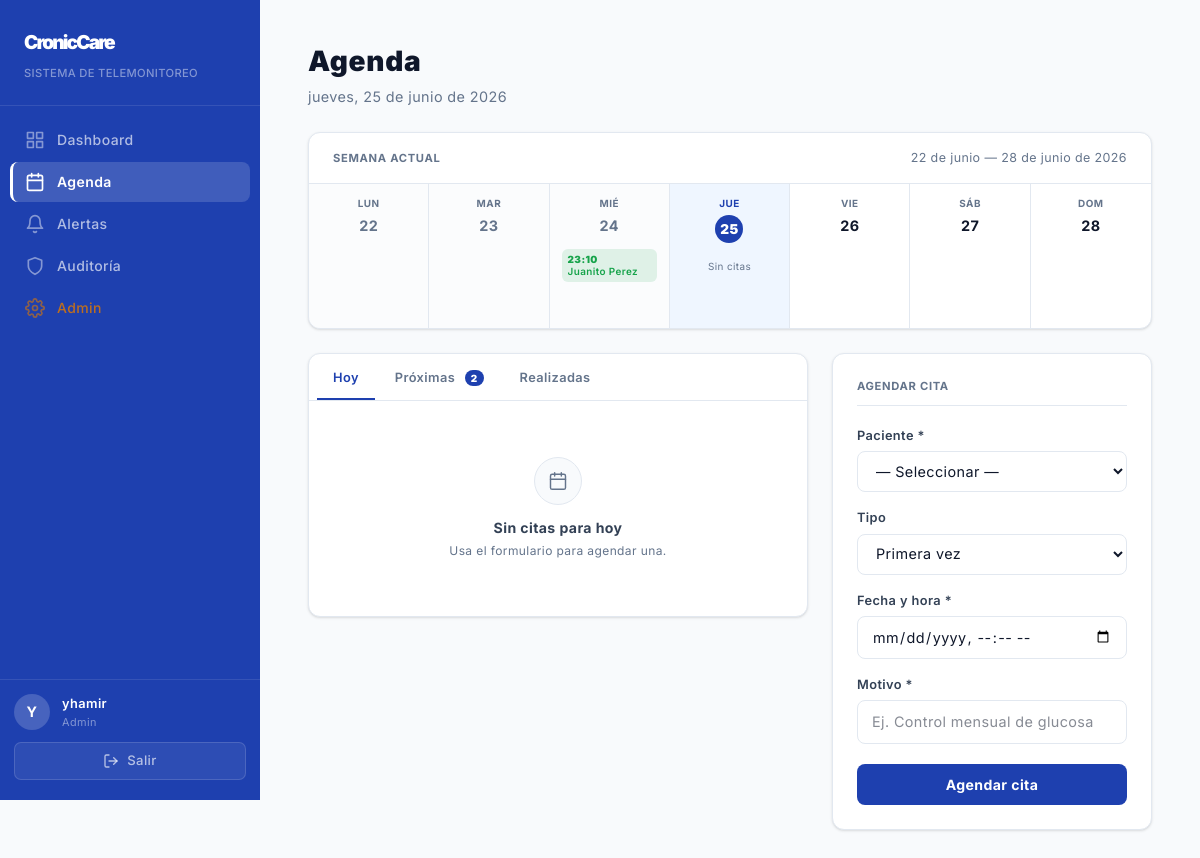
The page /agenda/ (signed in) on the database as committed earlier.
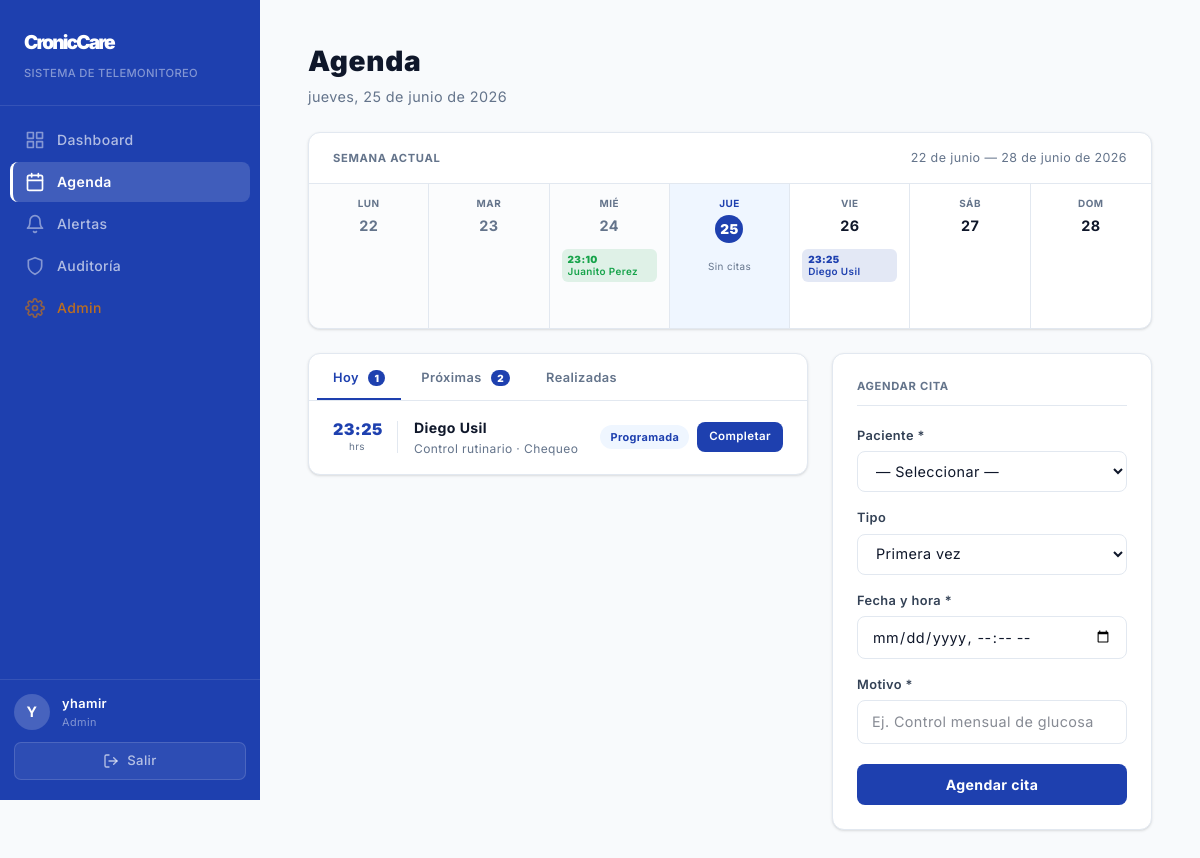
The same page on the database as committed later.
### core/models.py (models this page shows, shortened)
class Consulta(models.Model):
    TIPOS = [
        ('primera_vez', 'Primera vez'),
        ('control', 'Control rutinario'),
        ('seguimiento', 'Seguimiento'),
        ('urgencia', 'Urgencia'),
    ]
    ESTADOS = [
        ('programada', 'Programada'),
        ('realizada', 'Realizada'),
        ('cancelada', 'Cancelada'),
        ('no_asistio', 'No asistió'),
    ]
    paciente = models.ForeignKey(Paciente, on_delete=models.CASCADE, related_name='consultas')
    medico = models.ForeignKey(User, on_delete=models.SET_NULL, null=True, related_name='consultas')
    tipo = models.CharField(max_length=20, choices=TIPOS, default='control')
    estado = models.CharField(max_length=20, choices=ESTADOS, default='programada')
    fecha_hora = models.DateTimeField()
    motivo = models.CharField(max_length=300)
    diagnostico = models.TextField(blank=True)
    indicaciones = models.TextField(blank=True)
    proxima_cita = models.DateField(null=True, blank=True)
    fecha_registro = models.DateTimeField(auto_now_add=True)
    class Meta:
        ordering = ['fecha_hora']

class Paciente(models.Model):
    ENFERMEDADES = [
        ('diabetes_t2', 'Diabetes Tipo 2'),
        ('diabetes_t1', 'Diabetes Tipo 1'),
        ('hipertension', 'Hipertensión Arterial'),
        ('asma', 'Asma'),
        ('epoc', 'EPOC'),
        ('irc', 'Insuficiencia Renal Crónica'),
        ('icc', 'Insuficiencia Cardíaca Crónica'),
        ('artritis', 'Artritis Reumatoide'),
        ('otra', 'Otra'),
    ]
    user = models.OneToOneField(User, on_delete = models.SET_NULL, null = True, blank = True, related_name = 'paciente')
    nombre = models.CharField(max_length = 100)
    dni = models.CharField(max_length = 8, unique = True)
    enfermedad = models.CharField(max_length = 100, choices = ENFERMEDADES)
    fecha_nacimiento = models.DateField(null = True, blank = True)
    telefono = models.CharField(max_length = 15, blank = True)
    fecha_registro = models.DateTimeField(auto_now_add = True)

### core/views/agenda.py (the view)
# urls.py: path('agenda/', views.agenda, name='agenda'),
@login_required
@medico_required
def agenda(request):
    hoy = timezone.localdate()
    if request.method == "POST":
        return _crear_consulta(request, hoy)
    proximas = (
        Consulta.objects
        .filter(estado="programada", fecha_hora__date__gte=hoy)
        .select_related("paciente", "medico")
        .order_by("fecha_hora")
    )
    hoy_citas = proximas.filter(fecha_hora__date=hoy)
    proximas_qs = proximas.filter(fecha_hora__date__gt=hoy)
    proximas_pag = Paginator(proximas_qs, 10)
    proximas_page = proximas_pag.get_page(request.GET.get("pp", 1))
    recientes_qs = (
        Consulta.objects
        .filter(estado="realizada")
        .select_related("paciente")
        .order_by("-fecha_hora")
    )
    recientes_pag  = Paginator(recientes_qs, 10)
    recientes_page = recientes_pag.get_page(request.GET.get("rp", 1))
    semana_inicio = hoy - timedelta(days=hoy.weekday())
    semana_fin = semana_inicio + timedelta(days=6)
    citas_cal = list(
        Consulta.objects
        .filter(fecha_hora__date__gte = semana_inicio, fecha_hora__date__lte = semana_fin)
        .select_related("paciente")
        .order_by("fecha_hora")
    )
    dias_semana = [
        {
            "fecha": semana_inicio + timedelta(days=i),
            "nombre": _DIAS_ES[i],
            "citas": [c for c in citas_cal if c.fecha_hora.date() == semana_inicio + timedelta(days=i)],
            "es_hoy": semana_inicio + timedelta(days=i) == hoy,
            "pasado": semana_inicio + timedelta(days=i) < hoy,
        }
        for i in range(7)
    ]
    return render(request, "core/agenda.html", {
        "hoy": hoy,
        "hoy_citas": hoy_citas,
        "semana_citas": proximas_page,
        "proximas_page": proximas_page,
        "recientes": recientes_page,
        "recientes_page": recientes_page,
        "pacientes": Paciente.objects.all().order_by("nombre"),
        "tipos": Consulta.TIPOS,
        "today": hoy.isoformat(),
        "dias_semana": dias_semana,
        "semana_inicio": semana_inicio,
        "semana_fin": semana_fin,
    })

### core/context_processors.py (called while the page is built)
def alertas_pendientes(request):
    if not request.user.is_authenticated:
        return {'total_alertas_pendientes': 0}
    total = cache.get(_CACHE_KEY)
    if total is None:
        total = Alerta.objects.filter(resuelta=False, criticidad='critica').count()
        cache.set(_CACHE_KEY, total, _CACHE_SECS)
    return {'total_alertas_pendientes': total}

### core/permissions.py (called while the page is built)
def es_medico(user):
    return user.groups.filter(name="Medico").exists() or user.is_superuser

### core/templates/core/agenda.html (shortened to what the changed rows need)
{% extends 'core/base.html' %}
{% block content %}
<div class="p-10 px-12 max-w-350 mx-auto">
  <div class="mb-6">
    <h1 class="font-black text-[1.75rem] tracking-wide text-text">Agenda</h1>
  </div>
  <div class="bg-surface rounded-xl border border-border shadow-sm mb-6 overflow-hidden">
    <div class="grid grid-cols-7 divide-x divide-border">
      {% for dia in dias_semana %}
      <div class="min-h-36 p-3 {% if dia.es_hoy %}bg-primary-light{% elif dia.pasado %}bg-bg/60{% endif %}">
        <div class="text-center mb-3">
          <div class="text-[0.62rem] font-bold uppercase tracking-wider mb-1
            {% if dia.es_hoy %}text-primary{% else %}text-muted{% endif %}">
            {{ dia.nombre }}
          </div>
          {% if dia.es_hoy %}
          <div class="inline-flex items-center justify-center w-7 h-7 rounded-full bg-primary text-white text-[0.85rem] font-black">
            {{ dia.fecha|date:"d" }}
          </div>
          {% else %}
          <div class="text-[0.9rem] font-bold {% if dia.pasado %}text-muted{% else %}text-text{% endif %}">
            {{ dia.fecha|date:"d" }}
          </div>
          {% endif %}
        </div>
        <div class="flex flex-col gap-1">
          {% for c in dia.citas %}
          <div class="px-1.5 py-1 rounded-md text-[0.62rem] font-semibold leading-tight cursor-default
            {% if c.estado == 'programada' %}bg-primary/12 text-primary
            {% elif c.estado == 'realizada' %}bg-ok/12 text-ok
            {% else %}bg-border text-muted{% endif %}"
            title="{{ c.paciente.nombre }} — {{ c.motivo }}">
            <span class="block font-black">{{ c.fecha_hora|date:"H:i" }}</span>
            <span class="truncate block">{{ c.paciente.nombre|truncatechars:13 }}</span>
          </div>
          {% endfor %}
          {% if not dia.citas and dia.es_hoy %}
          <div class="text-center text-[0.62rem] text-muted mt-1">Sin citas</div>
          {% endif %}
        </div>
      </div>
      {% endfor %}
    </div>
  </div>
  <div class="grid grid-cols-[1fr_320px] gap-6 items-start max-md:grid-cols-1">
    <div>
      <div class="bg-surface rounded-xl border border-border shadow-sm overflow-hidden">
        <div class="flex border-b border-border px-2 pt-1 gap-1">
          <button onclick="switchTab('hoy')" id="tab-hoy"
            class="tab-btn px-4 py-2.5 text-[0.8rem] font-semibold rounded-t-lg border-b-2 transition-colors duration-150 cursor-pointer bg-transparent border-primary text-primary">
            Hoy
            {% if hoy_citas %}<span class="ml-1.5 text-[0.62rem] font-black bg-primary text-white px-1.5 py-0.5 rounded-full">{{ hoy_citas|length }}</span>{% endif %}
          </button>
        </div>
        <div id="panel-hoy" class="tab-panel active">
          {% if hoy_citas %}
          {% for c in hoy_citas %}
          <div class="flex items-center gap-4 px-6 py-4 border-b border-border last:border-b-0 hover:bg-bg/50 transition-colors duration-150">
            <div class="text-center shrink-0 w-12">
              <div class="text-[1rem] font-black text-primary leading-none">{{ c.fecha_hora|date:"H:i" }}</div>
              <div class="text-[0.62rem] text-muted mt-0.5">hrs</div>
            </div>
            <div class="flex-1 min-w-0">
              <div class="text-[0.88rem] font-bold text-text truncate">{{ c.paciente.nombre }}</div>
              <div class="text-[0.75rem] text-muted mt-0.5 truncate">{{ c.get_tipo_display }} · {{ c.motivo }}</div>
            </div>
            <div class="flex items-center gap-2 shrink-0">
              <span class="text-[0.68rem] font-bold px-2.5 py-1 rounded-full
                {% if c.estado == 'programada' %}bg-primary-light text-primary
                {% elif c.estado == 'realizada' %}bg-ok-light text-ok
                {% elif c.estado == 'cancelada' %}bg-bg text-muted
                {% else %}bg-alert-light text-alert{% endif %}">
                {{ c.get_estado_display }}
              </span>
              {% if c.estado == 'programada' %}
              <button class="bg-primary text-white px-3 py-1.5 rounded-lg font-semibold text-[0.72rem] font-sans cursor-pointer border-0 transition-colors duration-200 hover:bg-primary-dark"
                onclick="abrirCompletar({{ c.id }}, '{{ c.paciente.nombre|escapejs }}')">
                Completar
              </button>
              {% endif %}
            </div>
          </div>
          {% endfor %}
          {% else %}
          <div class="flex flex-col items-center justify-center py-14 px-6 text-center">
            <div class="w-12 h-12 rounded-full bg-bg border border-border flex items-center justify-center mb-3 text-muted">
              <svg width="20" height="20" viewBox="0 0 24 24" fill="none" stroke="currentColor" stroke-width="1.75" stroke-linecap="round" stroke-linejoin="round">
                <rect x="3" y="4" width="18" height="18" rx="2"/><line x1="16" y1="2" x2="16" y2="6"/><line x1="8" y1="2" x2="8" y2="6"/><line x1="3" y1="10" x2="21" y2="10"/>
              </svg>
            </div>
            <p class="text-[0.88rem] font-bold text-text2 mb-1">Sin citas para hoy</p>
            <p class="text-[0.75rem] text-muted">Usa el formulario para agendar una.</p>
          </div>
          {% endif %}
        </div>
      </div>
    </div>
  </div>
</div>
{% endblock %}

Rows that differ between the two databases and show on the page:
added Consulta: fecha_hora "23:25", paciente.nombre "Diego Usil", tipo "Control rutinario", motivo "Chequeo", estado "Programada"
Other text that changed with them:
{{ hoy_citas|length }}: (not shown) → "1"
text no longer shown: "Sin citas para hoy Usa el formulario para agendar una."
